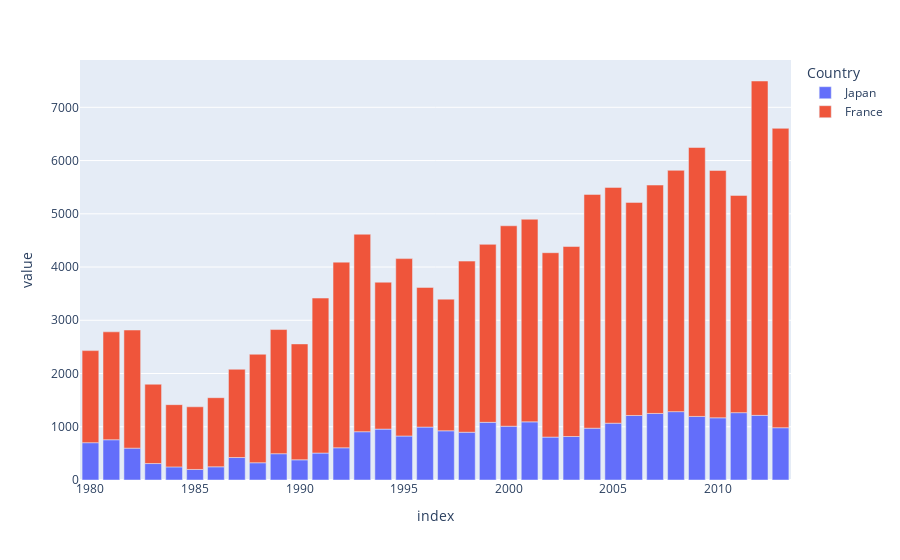

Notebook code for this chart:
### Code cell
country.loc[['Japan','France']].T.plot(kind='bar',backend='plotly')

### Figure 1 — Plotly figure (JSON) as saved in the notebook; plotly's stock layout.template omitted (floating-point values rounded to 4 significant figures)
{"data": [{"alignmentgroup": "True", "hovertemplate": "Country=Japan<br>index=%{x}<br>value=%{y}<extra></extra>", "legendgroup": "Japan", "marker": {"color": "#636efa", "pattern": {"shape": ""}}, "name": "Japan", "offsetgroup": "Japan", "orientation": "v", "showlegend": true, "textposition": "auto", "type": "bar", "x": [1980, 1981, 1982, 1983, 1984, 1985, 1986, 1987, 1988, 1989, 1990, 1991, 1992, 1993, 1994, 1995, 1996, 1997, 1998, 1999, 2000, 2001, 2002, 2003, 2004, 2005, 2006, 2007, 2008, 2009, 2010, 2011, 2012, 2013], "xaxis": "x", "y": [701, 756, 598, 309, 246, 198, 248, 422, 324, 494, 379, 506, 605, 907, 956, 826, 994, 924, 897, 1083, 1010, 1092, 806, 817, 973, 1067, 1212, 1250, 1284, 1194, 1168, 1265, 1214, 982], "yaxis": "y"}, {"alignmentgroup": "True", "hovertemplate": "Country=France<br>index=%{x}<br>value=%{y}<extra></extra>", "legendgroup": "France", "marker": {"color": "#EF553B", "pattern": {"shape": ""}}, "name": "France", "offsetgroup": "France", "orientation": "v", "showlegend": true, "textposition": "auto", "type": "bar", "x": [1980, 1981, 1982, 1983, 1984, 1985, 1986, 1987, 1988, 1989, 1990, 1991, 1992, 1993, 1994, 1995, 1996, 1997, 1998, 1999, 2000, 2001, 2002, 2003, 2004, 2005, 2006, 2007, 2008, 2009, 2010, 2011, 2012, 2013], "xaxis": "x", "y": [1729, 2027, 2219, 1490, 1169, 1177, 1298, 1658, 2038, 2332, 2177, 2911, 3487, 3709, 2759, 3332, 2623, 2473, 3214, 3343, 3765, 3806, 3463, 3568, 4391, 4429, 4002, 4290, 4532, 5051, 4646, 4080, 6280, 5623], "yaxis": "y"}], "layout": {"barmode": "relative", "legend": {"title": {"text": "Country"}, "tracegroupgap": 0}, "margin": {"t": 60}, "xaxis": {"anchor": "y", "domain": [0, 1], "title": {"text": "index"}}, "yaxis": {"anchor": "x", "domain": [0, 1], "title": {"text": "value"}}}}
